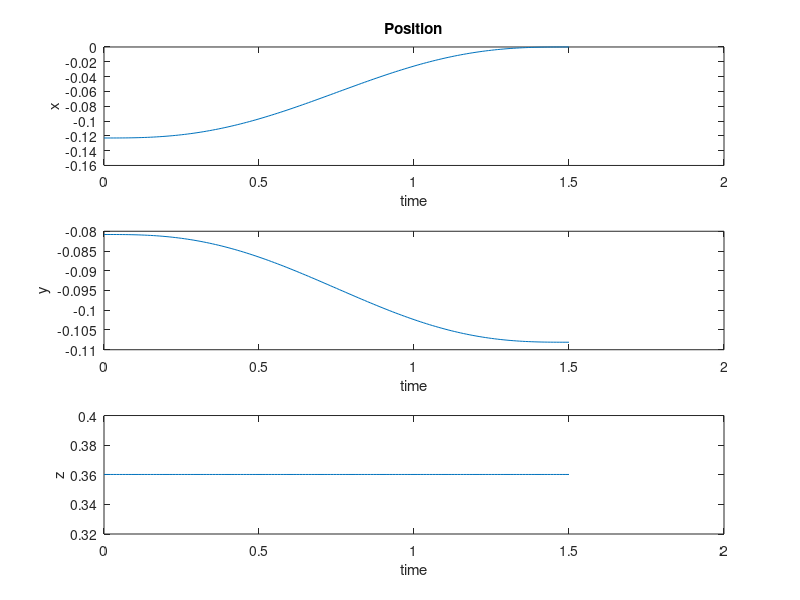
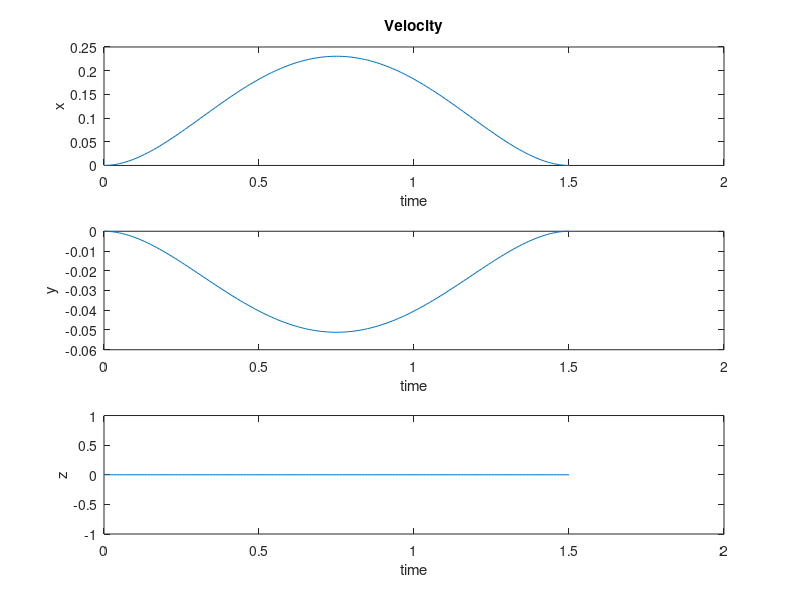
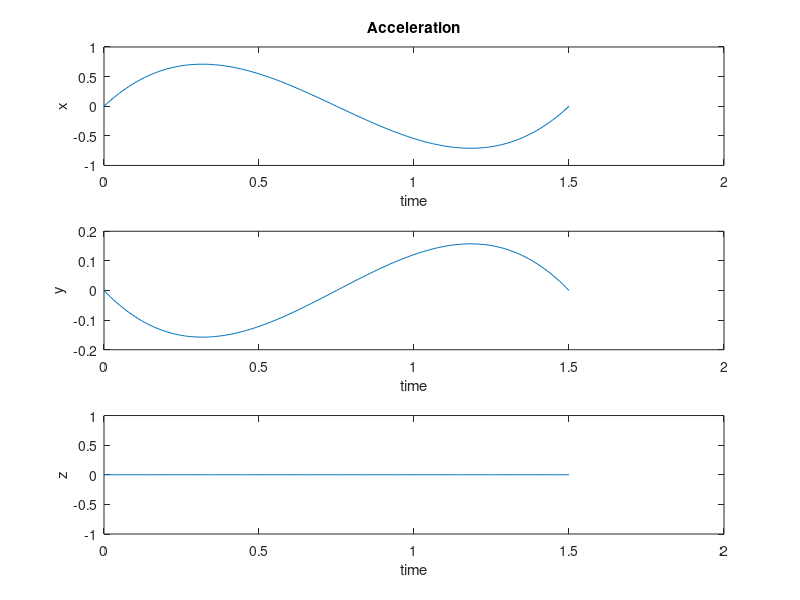
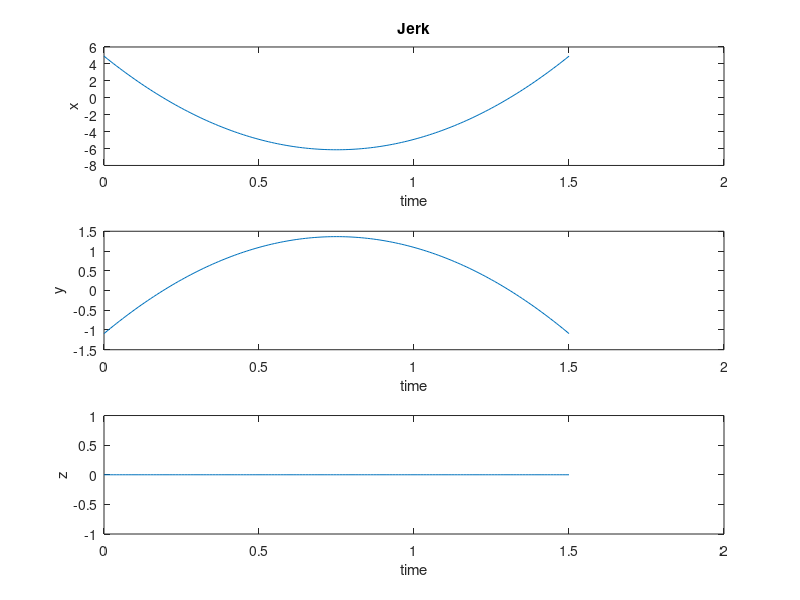

Write the MATLAB code that produced these figures, in order.
clear all;
close all;
clc;

duration = 1.5;
period   = 0.01;

%% Time
time = 0:period:duration;
time = time';

%% Set points
Xi = [-0.1229 -0.08082 0.3602];
Xf = [0 -0.1081 0.3602];

N = length(time);

for i = 1:1:N

    a = (Xf - Xi);
    b(i,:) = (10 * (time(i)/duration).^3 - 15 * (time(i)/duration).^4 + 6 * (time(i)/duration).^5)';

    %% Position
    position(i,:) = Xi + a * b(i,:);

    %% Velocity
    velocity(i,:) = a.*(30 * (time(i)/duration).^2 - 60 * (time(i)/duration).^3 + 30 * (time(i)/duration).^4)';
    
    %% Acceleration
    acceleration(i,:) = a.*(60*(time(i)/duration).^1 - 180*(time(i)/duration).^2 + 120*(time(i)/duration).^3);

    %% Jerk
    jerk(i,:) = a.*(60*(1/duration) - 360*(time(i)/duration).^1 + 360*(time(i)/duration).^2)';
    
end

%% Position plot
figure(1)
subplot(3,1,1);
plot(time, position(:,1));
xlabel('time');
ylabel('x');
title('Position'); hold on;

subplot(3,1,2);
plot(time, position(:,2));
xlabel('time');
ylabel('y');

subplot(3,1,3);
plot(time, position(:,3));
xlabel('time');
ylabel('z');

%% Velocity plot
figure(2)
subplot(3,1,1);
plot(time, velocity(:,1));
xlabel('time');
ylabel('x');
title('Velocity'); hold on;

subplot(3,1,2);
plot(time, velocity(:,2));
xlabel('time');
ylabel('y');

subplot(3,1,3);
plot(time, velocity(:,3));
xlabel('time');
ylabel('z');

%% Acceleration plot
figure(3)
subplot(3,1,1);
plot(time, acceleration(:,1));
xlabel('time');
ylabel('x');
title('Acceleration'); hold on;

subplot(3,1,2);
plot(time, acceleration(:,2));
xlabel('time');
ylabel('y');

subplot(3,1,3);
plot(time, acceleration(:,3));
xlabel('time');
ylabel('z');

%% Jerk plot
figure(4)
subplot(3,1,1);
plot(time, jerk(:,1));
xlabel('time');
ylabel('x');
title('Jerk'); hold on;

subplot(3,1,2);
plot(time, jerk(:,2));
xlabel('time');
ylabel('y');

subplot(3,1,3);
plot(time, jerk(:,3));
xlabel('time');
ylabel('z');
